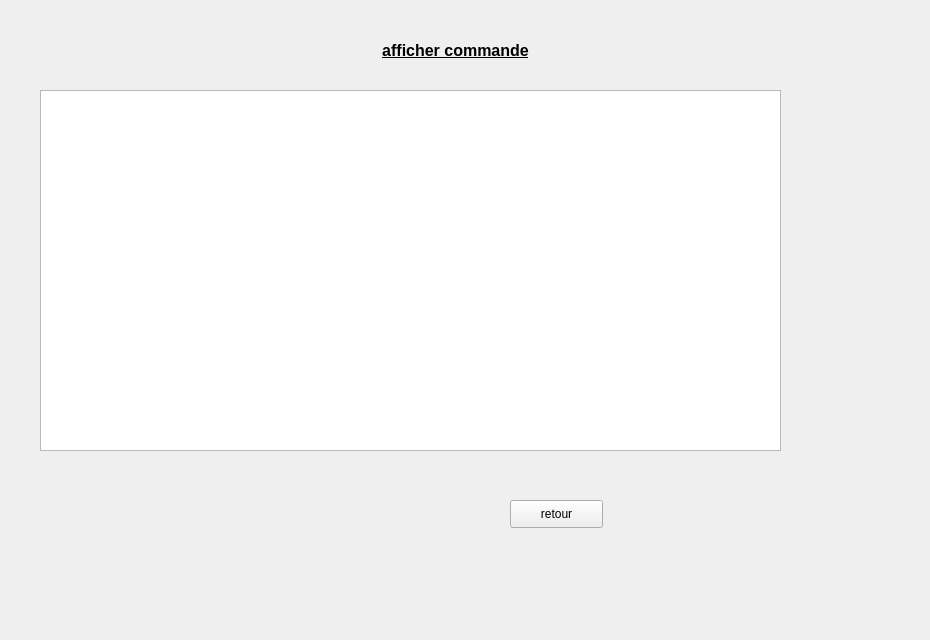
      <widget class="QWidget" name="tab_7">
       <attribute name="title">
        <string>Afficher</string>
       </attribute>
       <widget class="QLabel" name="label_25">
        <property name="geometry">
         <rect>
          <x>0</x>
          <y>0</y>
          <width>921</width>
          <height>631</height>
         </rect>
        </property>
        <property name="text">
         <string/>
        </property>
        <property name="pixmap">
         <pixmap>../../Desktop/images qt/fond.jpg</pixmap>
        </property>
        <property name="scaledContents">
         <bool>true</bool>
        </property>
       </widget>
       <widget class="QLabel" name="label_28">
        <property name="geometry">
         <rect>
          <x>0</x>
          <y>30</y>
          <width>911</width>
          <height>41</height>
         </rect>
        </property>
        <property name="text">
         <string>&lt;html&gt;&lt;head/&gt;&lt;body&gt;&lt;p align=&quot;center&quot;&gt;&lt;span style=&quot; font-size:12pt; font-weight:600; text-decoration: underline;&quot;&gt;afficher commande&lt;/span&gt;&lt;/p&gt;&lt;/body&gt;&lt;/html&gt;</string>
        </property>
       </widget>
       <widget class="QPushButton" name="retour_9">
        <property name="geometry">
         <rect>
          <x>510</x>
          <y>500</y>
          <width>93</width>
          <height>28</height>
         </rect>
        </property>
        <property name="text">
         <string>retour</string>
        </property>
       </widget>
       <widget class="QTableView" name="tableView_2">
        <property name="geometry">
         <rect>
          <x>40</x>
          <y>90</y>
          <width>741</width>
          <height>361</height>
         </rect>
        </property>
       </widget>
      </widget>
